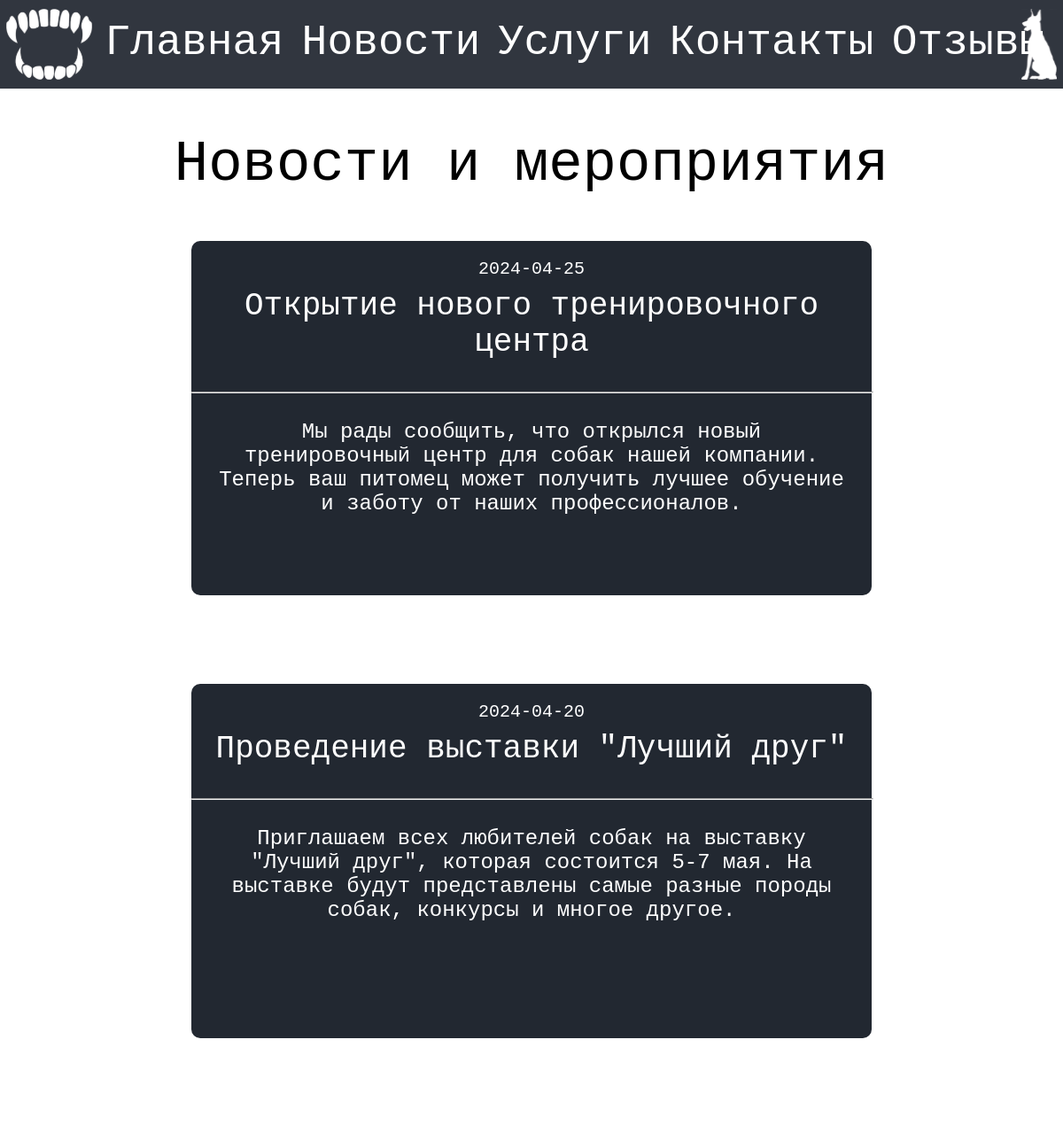
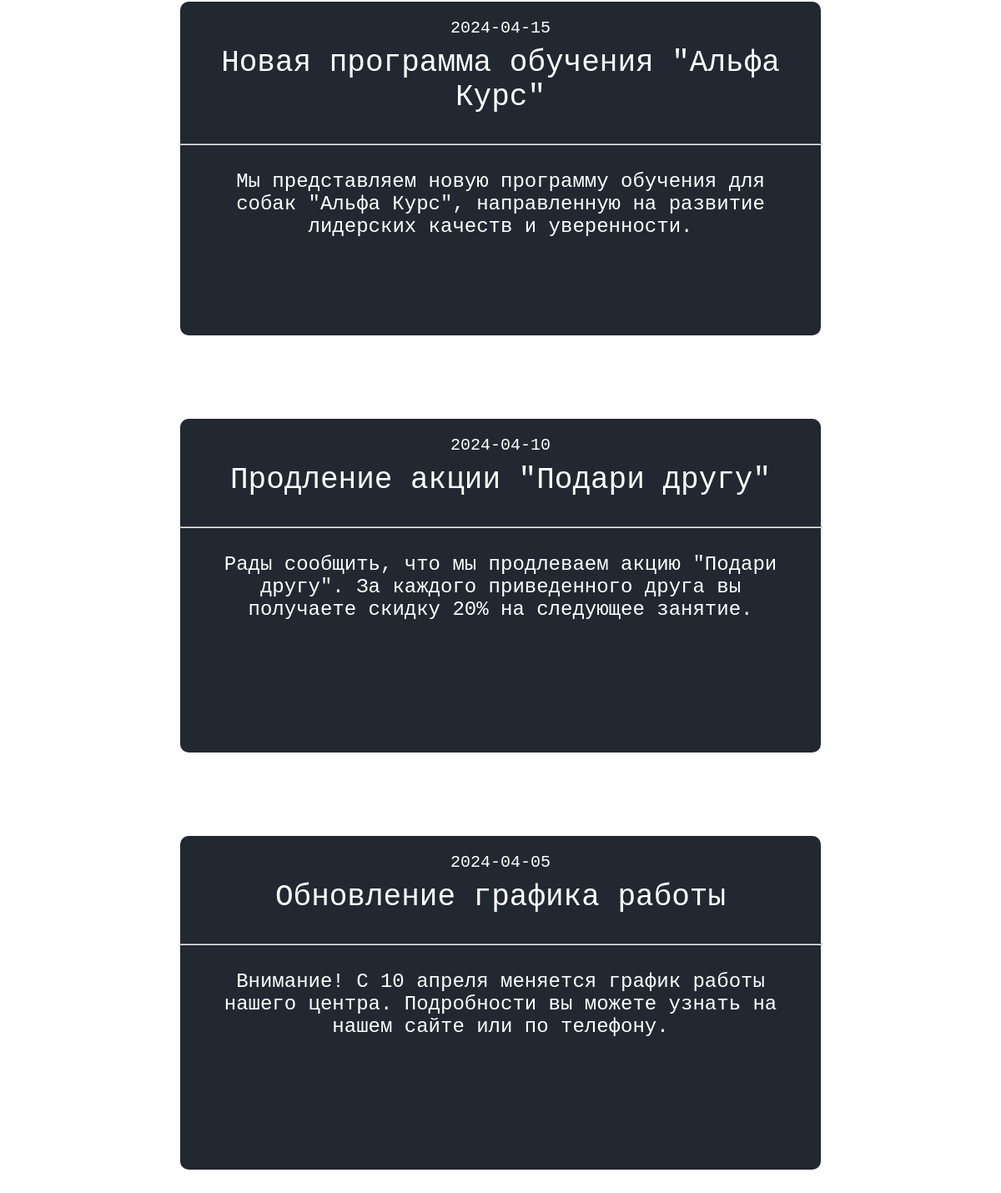
Page /news.php on the committed database (2 pictures, top to bottom).
### tables this page shows
CREATE TABLE `NewsEvents` (
  `news_id` int NOT NULL,
  `date` date DEFAULT NULL,
  `title` varchar(255) DEFAULT NULL,
  `content` text
);

### news.php (the view, shortened to what this page needs)
<!DOCTYPE html>
<html lang="en">
<head>
  <link rel="stylesheet" href="style.css">
</head>
<body>
<header>
    <img src="img/up_image1.svg" alt="" height="80px">
    <div class="toolbar">
        <a href="index.php">Главная</a>
        <a href="news.php">Новости</a>
        <a href="services.php">Услуги</a>
        <a href="contacts.php">Контакты</a>
        <a href="reviews.php">Отзывы</a>
      </div>
    <img src="img/up_image2.svg" alt="" height="80px">
</header>
<div class="news_content">
<p class="content_title">Новости и мероприятия</p>
<div class="news_block-container">
  <?php
  include 'config.php';
  $sql = "SELECT news_id, date, title, content FROM NewsEvents ORDER BY date DESC";
  $result = $conn->query($sql);
  if ($result->num_rows > 0) {
      while($row = $result->fetch_assoc()) {
          echo '<div class="news_block">';
          echo '<p class="news_date">' . $row["date"] . '</p>';
          echo '<p class="news_title">' . $row["title"] . '</p>';
          echo '<hr class="news_hr">';
          echo '<p class="news_text">' . $row["content"] . '</p>';
          echo '</div>';
      }
  } else {
      echo "Новостей и мероприятий пока нет";
  }
  ?>
</div>
</div>
</body>
</html>

### style.css (style rules this page uses)
* { margin: 0 auto; padding: 0 auto; font-family: "Courier New", Courier, monospace; transition: 0.5s; }
header { display: flex; text-align: center; align-items: center; background-color: #31363f; height: 100px; width: 100%; }
header a { font-size: 48px; color: #fff; text-decoration: none; position: relative; padding-bottom: 5px; }
.toolbar { display: flex; gap: 2%; width: 85%; }
header a::before, header a::after { content: ""; position: absolute; width: 0; height: 2px; bottom: 0; background-color: #fff; transition: all 0.5s ease; }
header a::before { left: 50%; }
header a::after { right: 50%; }
.content_title { font-size: 64px; }
.news_content { width: 80%; margin-top: 50px; text-align: center; }
.news_block-container { width: 80%; margin-top: 50px; }
.news_block { background-color: #222831; width: 100%; min-height: 400px; border-radius: 10px; margin-bottom: 100px; }
.news_date { padding-top: 20px; font-size: 20px; color: #fff; }
.news_title { font-size: 36px; margin-top: 10px; color: #fff; }
.news_hr { color: #fff; width: 100%; margin-top: 35px; }
.news_text { padding: 30px; color: #fff; font-size: 24px; }

### rows in the picture
newsevents: date "2024-04-25", title "Открытие нового тренировочного центра", content "Мы рады сообщить, что открылся новый тренировочный центр для собак нашей компании. Теперь ваш питомец может получить лучшее обучение и заботу от наших профессионалов."
newsevents: date "2024-04-20", title "Проведение выставки \"Лучший друг\"", content "Приглашаем всех любителей собак на выставку \"Лучший друг\", которая состоится 5-7 мая. На выставке будут представлены самые разные породы собак, конкурсы и многое другое."
newsevents: date "2024-04-15", title "Новая программа обучения \"Альфа Курс\"", content "Мы представляем новую программу обучения для собак \"Альфа Курс\", направленную на развитие лидерских качеств и уверенности."
newsevents: date "2024-04-10", title "Продление акции \"Подари другу\"", content "Рады сообщить, что мы продлеваем акцию \"Подари другу\". За каждого приведенного друга вы получаете скидку 20% на следующее занятие."
newsevents: date "2024-04-05", title "Обновление графика работы", content "Внимание! С 10 апреля меняется график работы нашего центра. Подробности вы можете узнать на нашем сайте или по телефону."
